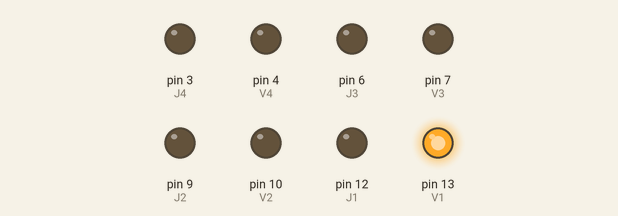
Simulated run of this sketch. Board: Arduino Uno, built with avr-gcc and run on an emulated ATmega328P. Parts: output pins drawn as LEDs (lit = HIGH). Pins used as bus, display or sensor lines are not drawn.

Above: at 3.0 s.
At 11.0 s:
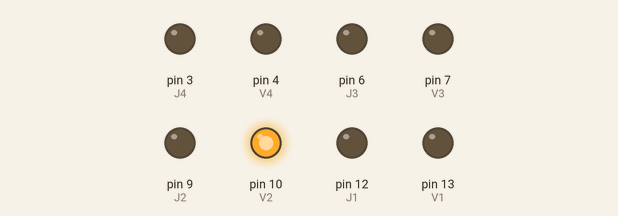
At 19.0 s:
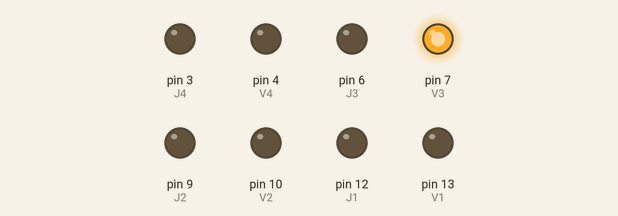
At 27.0 s:
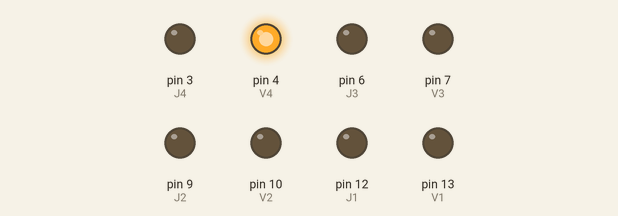
At 39.0 s:
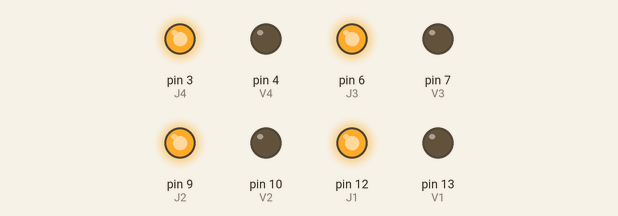
Timing chart, 0 to 41.6 s (numbered marks = the images above):
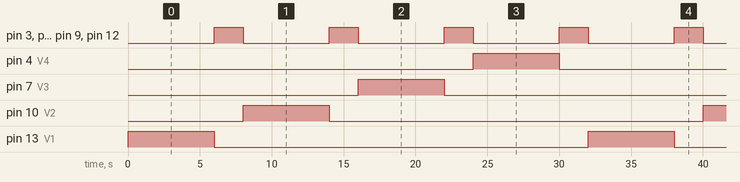

The sketch:

feux_pour_un_carrefour.ino
```cpp
const int V1 = 13;
const int J1 = 12;
const int R1 = 11;

const int V2 = 10;
const int J2 = 9;
const int R2 = 8;

const int V3 = 7;
const int J3 = 6;
const int R3 = 5;

const int V4 = 4;
const int J4 = 3;
const int R4 = 2;

int timer1 = 2000;
int timer2 = 6000;

void setup()
{
pinMode(V1, OUTPUT);
pinMode(J1, OUTPUT);
pinMode(R1, OUTPUT);
pinMode(V2, OUTPUT);
pinMode(J2, OUTPUT);
pinMode(R2, OUTPUT);
pinMode(V3, OUTPUT);
pinMode(J3, OUTPUT);
pinMode(R3, OUTPUT);
pinMode(V4, OUTPUT);
pinMode(J4, OUTPUT);
pinMode(R4, OUTPUT);
}

void loop()
{
  // V1,R2,R3 et r4 sont allumés, le reste est éteint
digitalWrite(J1, LOW);
digitalWrite(R1, LOW);
digitalWrite(V2, LOW);
digitalWrite(J2, LOW);
digitalWrite(V3, LOW);
digitalWrite(J3, LOW);
digitalWrite(V4, LOW);
digitalWrite(J4, LOW);
digitalWrite(V1, HIGH);
digitalWrite(R2, HIGH);
digitalWrite(R3, HIGH);
digitalWrite(R4, HIGH);
delay(timer2);
  // J1,J2,R2,J3,R3,J4,R4 sont allumés, le reste est éteint
digitalWrite(V1, LOW);
digitalWrite(R1, LOW);
digitalWrite(V2, LOW);
digitalWrite(V3, LOW);
digitalWrite(V4, LOW);
digitalWrite(J1, HIGH);
digitalWrite(J2, HIGH);
digitalWrite(R2, HIGH);
digitalWrite(J3, HIGH);
digitalWrite(R3, HIGH);
digitalWrite(J4, HIGH);
digitalWrite(R4, HIGH);
delay(timer1);
  // V2,R1,R3 et R4 sont allumés, le reste est éteint
digitalWrite(V1, LOW);
digitalWrite(J1, LOW);
digitalWrite(J2, LOW);
digitalWrite(R2, LOW);
digitalWrite(V3, LOW);
digitalWrite(J3, LOW);
digitalWrite(V4, LOW);
digitalWrite(J4, LOW);
digitalWrite(V2, HIGH);
digitalWrite(R1, HIGH);
digitalWrite(R3, HIGH);
digitalWrite(R4, HIGH);
delay(timer2);
// J1,R1,J2,J3,R3,J4 et R4 sont allumés, le reste est éteint
digitalWrite(V1, LOW);
digitalWrite(V2, LOW);
digitalWrite(V3, LOW);
digitalWrite(V4, LOW);
digitalWrite(R2, LOW);
digitalWrite(J1, HIGH);
digitalWrite(R1, HIGH);
digitalWrite(J2, HIGH);
digitalWrite(J3, HIGH);
digitalWrite(R3, HIGH);
digitalWrite(J4, HIGH);
digitalWrite(R4, HIGH);
delay(timer1);
// V3,R1,R2 et R4 sont allumés, le reste est éteint
digitalWrite(V1, LOW);
digitalWrite(J1, LOW);
digitalWrite(V2, LOW);
digitalWrite(J2, LOW);
digitalWrite(J3, LOW);
digitalWrite(R3, LOW);
digitalWrite(V4, LOW);
digitalWrite(J4, LOW);
digitalWrite(V3, HIGH);
digitalWrite(R1, HIGH);
digitalWrite(R2, HIGH);
digitalWrite(R4, HIGH);
delay(timer2);
// J1,R1,J2,R2,J3,J4 et r4 sont allumés, le reste est éteint
digitalWrite(V1, LOW);
digitalWrite(V2, LOW);
digitalWrite(V3, LOW);
digitalWrite(V4, LOW);
digitalWrite(R3, LOW);
digitalWrite(J1, HIGH);
digitalWrite(R1, HIGH);
digitalWrite(J2, HIGH);
digitalWrite(R2, HIGH);
digitalWrite(J3, HIGH);
digitalWrite(J4, HIGH);
digitalWrite(R4, HIGH);
delay(timer1);
// V4,R1,R2 et R3 sont allumés, le reste est éteint
digitalWrite(V1, LOW);
digitalWrite(J1, LOW);
digitalWrite(V2, LOW);
digitalWrite(J2, LOW);
digitalWrite(V3, LOW);
digitalWrite(J3, LOW);
digitalWrite(J4, LOW);
digitalWrite(R4, LOW);
digitalWrite(V4, HIGH);
digitalWrite(R1, HIGH);
digitalWrite(R2, HIGH);
digitalWrite(R3, HIGH);
delay(timer2);
// J1,R1,J2,R2,J3,R3 et J4 sont allumés, le reste est éteint
digitalWrite(V1, LOW);
digitalWrite(V2, LOW);
digitalWrite(V3, LOW);
digitalWrite(V4, LOW);
digitalWrite(R4, LOW);
digitalWrite(J1, HIGH);
digitalWrite(R1, HIGH);
digitalWrite(J2, HIGH);
digitalWrite(R2, HIGH);
digitalWrite(J3, HIGH);
digitalWrite(R3, HIGH);
digitalWrite(J4, HIGH);
delay(timer1);
}
```

Measured:
- by itself, pin 3 (J4), pin 6 (J3), pin 9 (J2), pin 12 (J1): alternates HIGH for 2.0 s and LOW for 6.0 s
- by itself, pin 4 (V4), pin 7 (V3), pin 10 (V2), pin 13 (V1): alternates HIGH for 6.0 s and LOW for 26.0 s
- by itself, everything shown: repeats every 32.0 s, in 8 steps
